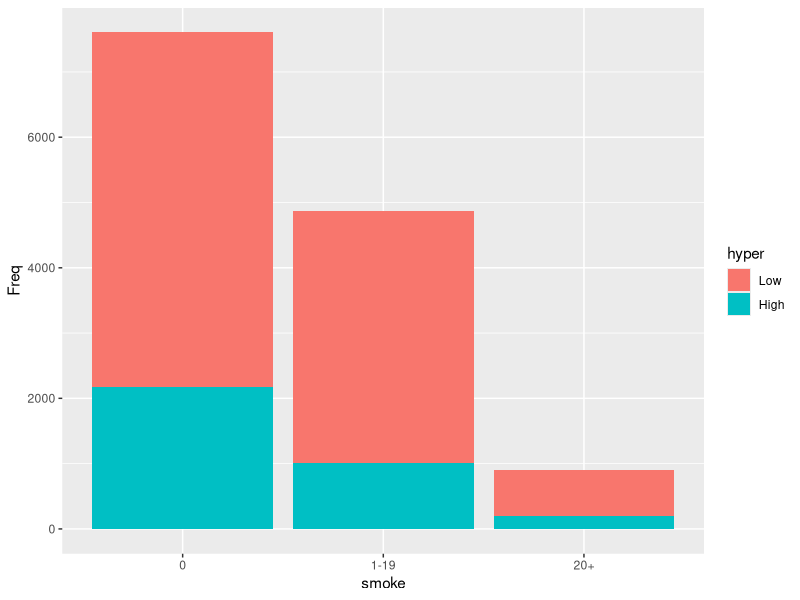
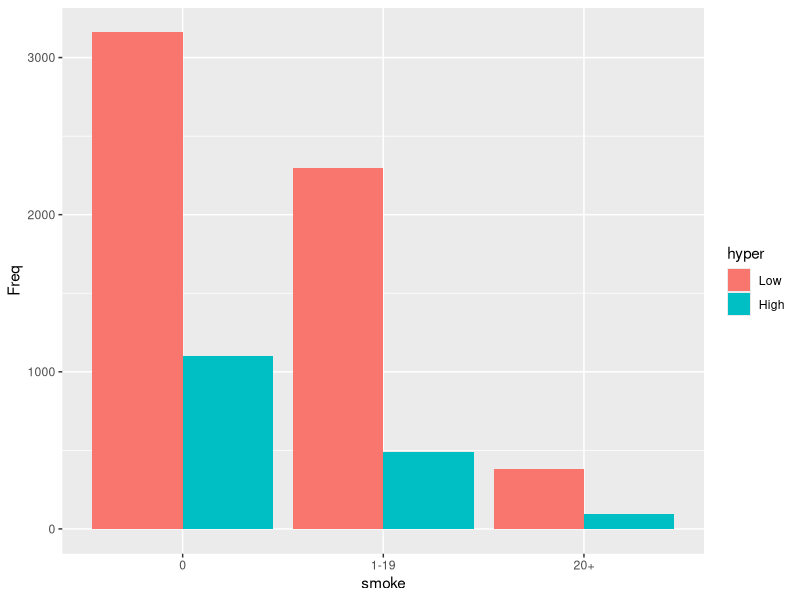
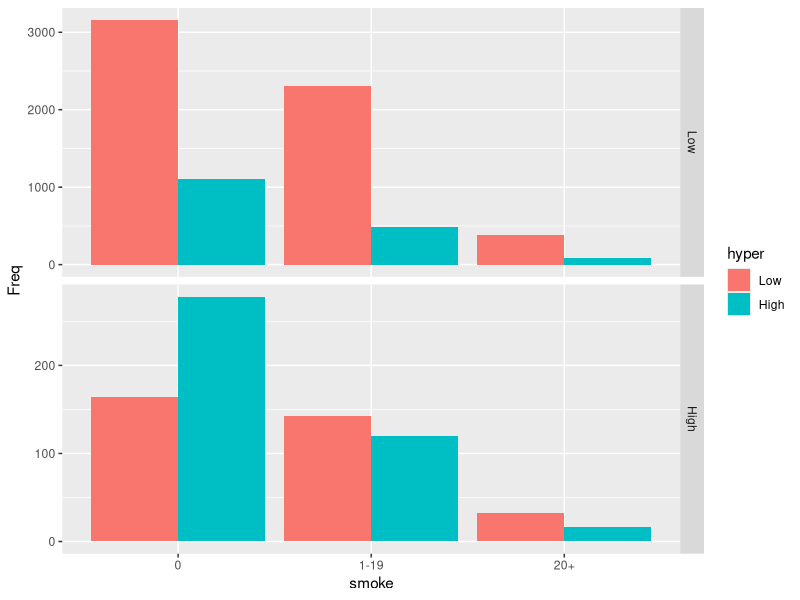
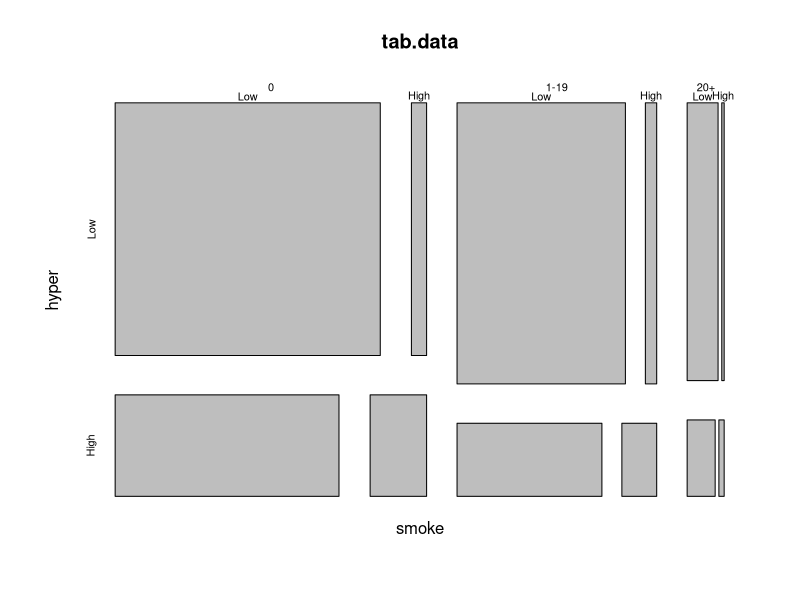
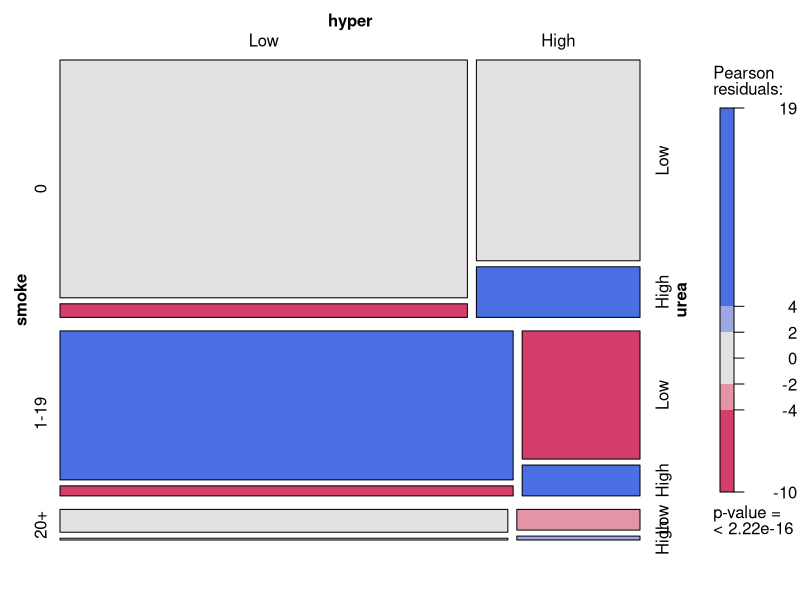
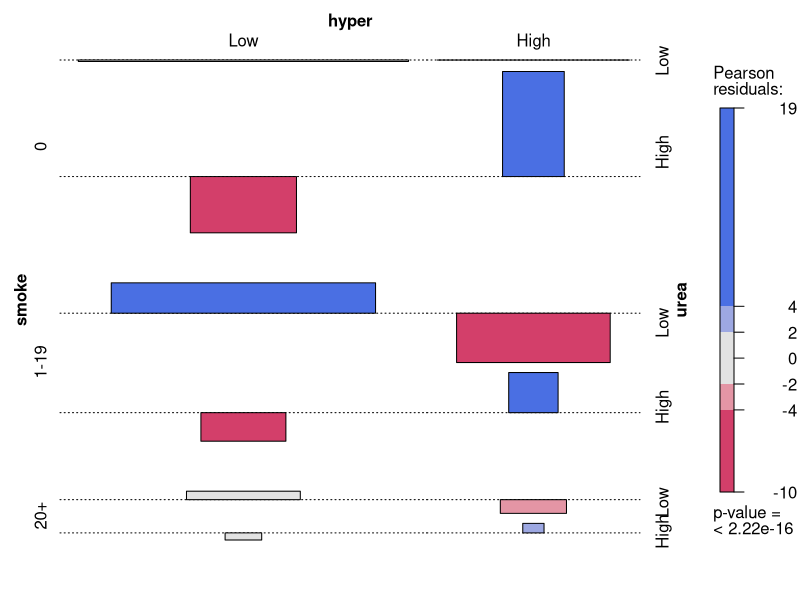
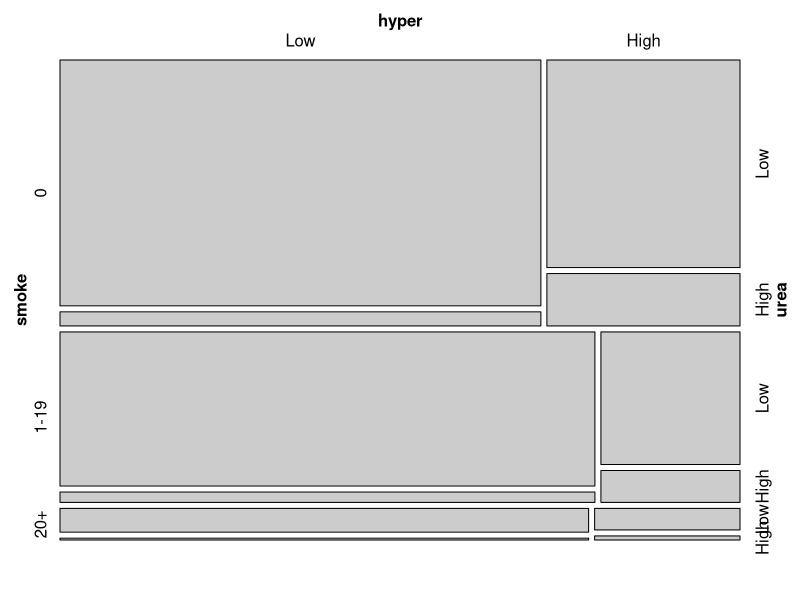
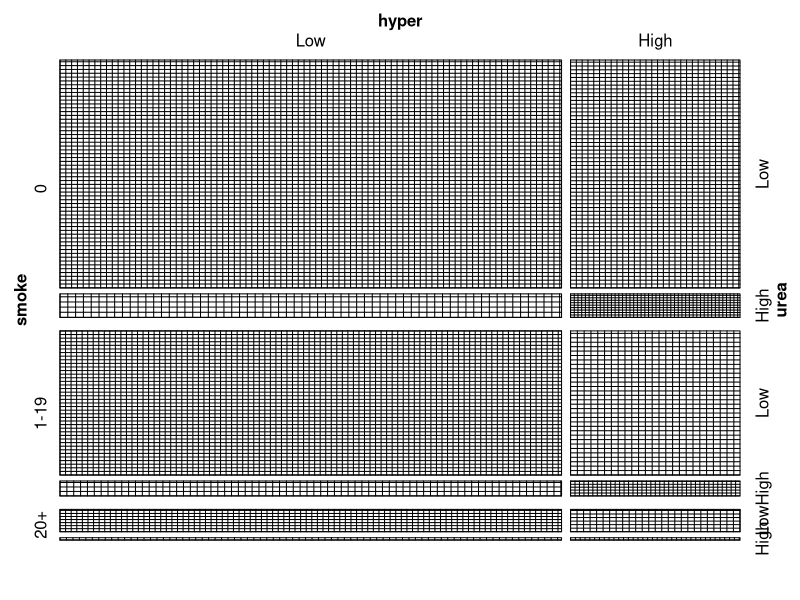

Generate these figures, in order, with R:
## ---- chunk 1
knitr::opts_chunk$set(echo = TRUE, warning=FALSE, message=FALSE, comment=NA, fig.show="hide")
## ---- chunk 2
library(tidyverse)

library(vcdExtra)
data(Toxaemia)

Toxaemia |> 
  ggplot() + 
  aes(x=smoke, y=Freq, fill=hyper) + 
  geom_bar(stat='identity')
## ---- chunk 3
Toxaemia |> 
  ggplot() + 
  aes(x=smoke, y=Freq, fill=hyper) + 
  geom_bar(stat='identity', 
           position = "dodge"
           )


## ---- chunk 4
Toxaemia |> 
  ggplot() + 
  aes(x=smoke, y=Freq, fill=hyper) + 
  geom_bar(stat ='identity', 
           position = "dodge") + 
  facet_grid(urea ~ ., scales = "free")
## ---- chunk 5
tab.data <- xtabs(Freq ~ smoke + hyper + urea, data=Toxaemia)

plot(tab.data)

mosaic(tab.data, shade=TRUE, legend=TRUE)

assoc(tab.data, shade=TRUE) 

strucplot(tab.data)

sieve(tab.data)
## ---- chunk 6
# subset the data
tox_2 <- Toxaemia |> 
  dplyr::select(hyper, urea, Freq)
## ---- chunk 7
# the tidyverse way
tox_display <- tox_2 |> 
  pivot_wider(names_from = urea, 
              values_from = Freq,
              values_fn = sum) |>
  column_to_rownames( var = "hyper") # make values of hyper column row names

tox_display

# xtabs() 
## ---- chunk 8
chisq.test(tox_display)
## ---- chunk 9
chisq.test(tox_display)$expected

# compared to our observed
tox_display

# total counts 13384
## ---- chunk 10
tabledata <- data.frame(
  A = c(622, 428, 354, 396),
  C = c(316, 262, 294, 330),
  G = c(328, 204, 174, 382),
  T = c(536, 306, 266, 648), 
  row.names = c("A", "C", "G", "T")
  )
## ---- chunk 11
chisq.test(tabledata)$exp
chisq.test(tabledata)
chisq.test(tabledata, simulate.p.value = T)

## ---- chunk 12
# if there is an association we can examine patterns 
library(MASS)
corresp(tabledata)

## ---- chunk 13
plot(corresp(tabledata, nf=2))
abline(v=0)
abline(h=0)
## ---- chunk 14
#or
library(FactoMineR)
CA(tabledata)
## ---- chunk 15
data("diamonds")
names(diamonds)

## Some EDA plots
ggplot(diamonds, aes(color))+geom_bar() + facet_wrap(~cut)
ggplot(diamonds, aes(color))+geom_bar(aes(fill=cut))
ggplot(diamonds, aes(color))+geom_bar(aes(fill=cut))+ facet_wrap(~clarity)

## ---- chunk 16
# alternative coding for making a table of data to count observations of each category
cont.table <- table(diamonds$cut, diamonds$color)

# EDA 
tab.data <- xtabs( ~ cut+color, data = diamonds)


plot(tab.data)
## ---- chunk 17
# A test of association
# 
chisq.test(tab.data)

chisq.test(tab.data)$expected
chisq.test(tab.data)$stdres

chisq.test(tab.data, simulate.p.value = TRUE)

## ---- chunk 18
# plots below are expecting an xtabs object, additional arguments would have to be added for other data formats
mosaic(tab.data, shade=TRUE, legend=TRUE)

assoc(tab.data, shade=TRUE) 
strucplot(tab.data, core = struc_assoc, )

sieve(tab.data)

library(gplots)
gplots::balloonplot(tab.data, main ="Balloon Plot", xlab ="", ylab="",
                    label = FALSE, show.margins = FALSE)
## ---- chunk 19
options(warn=0) 
